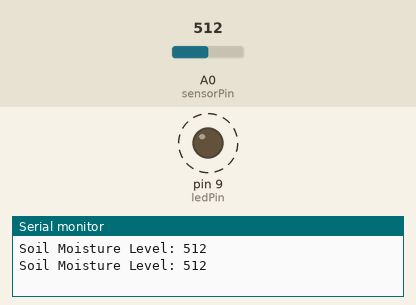
Simulated run of this sketch. Board: Arduino Uno, built with avr-gcc and run on an emulated ATmega328P. Shown: output pins drawn as LEDs (lit = HIGH), the last lines printed to the serial monitor. Dashed ring = blinking. The inputs (shaded band) are chosen by the test bench; at power-on: A0 (sensorPin) = 512.

Above: at 2.8 s.
2.9 s: A0 (sensorPin) set to 311
6.4 s: A0 (sensorPin) set to 288
At 7.6 s:
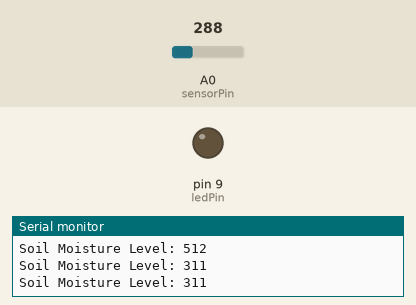
9.1 s: A0 (sensorPin) set to 306
At 10.3 s:
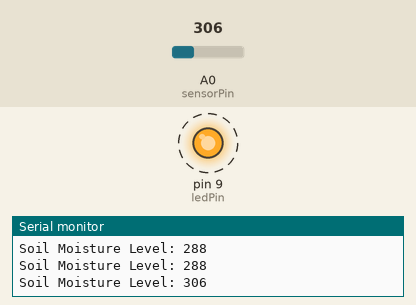
15.1 s: A0 (sensorPin) set to 290
At 15.6 s:
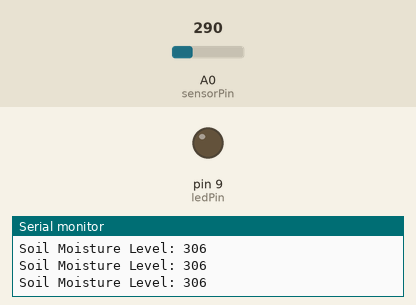
Timing chart, 0 to 18.1 s (numbered marks = the images above; inputs shaded):
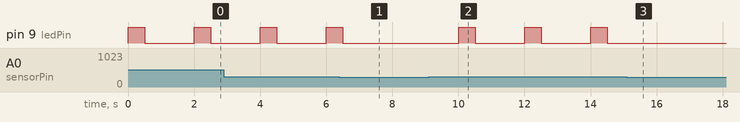

The sketch:

soil_sensor_threshold_value.ino
```cpp
const int sensorPin = A0;    // Pin where the sensor is connected
const int ledPin = 9;        // Pin where the LED is connected
int sensorValue = 0;         // Variable to store the sensor reading
const int threshold = 300;   // Define your threshold value

void setup() {
  Serial.begin(9600);        // Start serial communication at 9600 bps
  pinMode(ledPin, OUTPUT);   // Set the LED pin as an output
}

void loop() {
  sensorValue = analogRead(sensorPin);  // Read the sensor value
  Serial.print("Soil Moisture Level: ");
  Serial.println(sensorValue);           // Print the value to the Serial Monitor

  if (sensorValue > threshold) {         // Check if the sensor value is above the threshold
    digitalWrite(ledPin, HIGH);          // Turn the LED on
    delay(500);                          // Keep the LED on for 500 milliseconds
    digitalWrite(ledPin, LOW);           // Turn the LED off
    delay(500);                          // Keep the LED off for 500 milliseconds
  } else {
    digitalWrite(ledPin, LOW);           // Ensure the LED is off if below threshold
  }

  delay(1000);  // Wait for a second before the next reading
}
```

Measured:
- the behaviour switches between 301 and 300 on A0 (sensorPin) (found by bisection; images 0 and 1)
- after the input at 6.4 s, pin 9 (ledPin): goes on until 6.5 s, then stays LOW
- after the input at 9.1 s, pin 9 (ledPin): alternates HIGH for 0.50 s and LOW for 1.5 s, starting after 0.90 s
- after the input at 15.1 s, pin 9 (ledPin): stops changing and stays LOW
